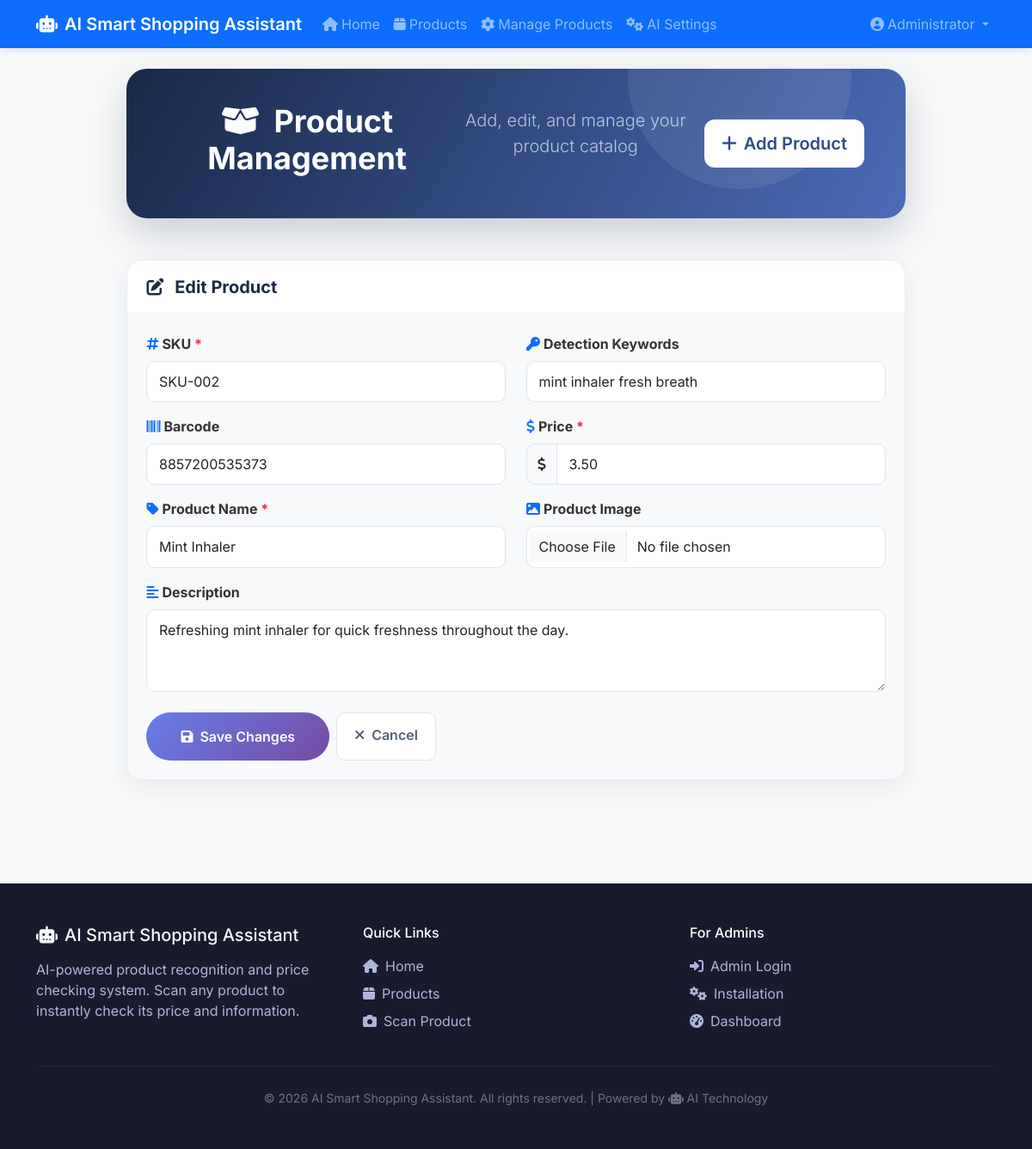
The page /admin/products.php?action=edit&id=2 (signed in) on the database its author committed.
### tables this page shows
CREATE TABLE IF NOT EXISTS products (
    id INT UNSIGNED AUTO_INCREMENT PRIMARY KEY,
    sku VARCHAR(40) NOT NULL UNIQUE,
    barcode VARCHAR(64) NULL,
    name VARCHAR(120) NOT NULL,
    detect_keywords VARCHAR(255) DEFAULT NULL,
    price DECIMAL(10,2) NOT NULL DEFAULT 0.00,
    description TEXT NULL,
    image_path VARCHAR(255) NULL,
    created_at DATETIME NOT NULL DEFAULT CURRENT_TIMESTAMP,
    updated_at DATETIME NOT NULL DEFAULT CURRENT_TIMESTAMP ON UPDATE CURRENT_TIMESTAMP,
    FULLTEXT INDEX ft_name_keywords (name, detect_keywords)
);

### includes/catalog.php (called while the page is built, shortened)
<?php
function get_product(int $id): ?array {
    $pdo = getDBConnection();
    try {
        $stmt = $pdo->prepare("SELECT * FROM products WHERE id = ? LIMIT 1");
        $stmt->execute([$id]);
        $product = $stmt->fetch();
        return $product ?: null;
    } catch (Exception $e) {
        error_log('Get product error: ' . $e->getMessage());
        return null;
    }
}

### admin/products.php (the view, shortened to what this page needs)
<?php
$action = $_GET['action'] ?? '';
$productId = (int)($_GET['id'] ?? 0);
include __DIR__ . '/includes/header.php';
$editProduct = null;
if ($action === 'edit' && $productId > 0) {
    $editProduct = get_product($productId);
}
?>
<div class="container admin-page">
    <div class="row justify-content-center">
        <div class="col-lg-10">
            <div class="hero-section text-center mb-5">
                <h1 class="display-5 fw-bold mb-3">
                    <i class="fas fa-box-open me-2"></i>
                    Product Management
                </h1>
                <p class="lead mb-4 opacity-75">
                    Add, edit, and manage your product catalog
                </p>
                <a href="?action=add" class="btn btn-scan btn-lg">
                    <i class="fas fa-plus me-2"></i>Add Product
                </a>
            </div>
            <?php if ($action === 'add' || $action === 'edit'): ?>
            <div class="feature-card mb-5">
                <div class="card-header">
                    <h5 class="mb-0">
                        <i class="fas fa-<?php echo $action === 'add' ? 'plus' : 'edit'; ?> me-2"></i>
                        <?php echo $action === 'add' ? 'Add New Product' : 'Edit Product'; ?>
                    </h5>
                </div>
                <div class="card-body">
                    <form method="POST" enctype="multipart/form-data">
                        <div class="row g-4">
                            <div class="col-md-6">
                                <div class="mb-3">
                                    <label class="form-label fw-bold"><i class="fas fa-hashtag me-1 text-primary"></i>SKU <span class="text-danger">*</span></label>
                                    <input type="text" class="form-control" name="sku"
                                           value="<?php echo htmlspecialchars($editProduct['sku'] ?? ''); ?>"
                                           required maxlength="40" pattern="[A-Za-z0-9\-]+"
                                           placeholder="e.g., SKU-001">
                                </div>
                                <div class="mb-3">
                                    <label class="form-label fw-bold"><i class="fas fa-barcode me-1 text-primary"></i>Barcode</label>
                                    <input type="text" class="form-control" name="barcode"
                                           value="<?php echo htmlspecialchars($editProduct['barcode'] ?? ''); ?>"
                                           maxlength="64" placeholder="e.g., 8857200535366">
                                </div>
                                <div class="mb-3">
                                    <label class="form-label fw-bold"><i class="fas fa-tag me-1 text-primary"></i>Product Name <span class="text-danger">*</span></label>
                                    <input type="text" class="form-control" name="name"
                                           value="<?php echo htmlspecialchars($editProduct['name'] ?? ''); ?>"
                                           required maxlength="120" placeholder="Enter product name">
                                </div>
                            </div>
                            <div class="col-md-6">
                                <div class="mb-3">
                                    <label class="form-label fw-bold"><i class="fas fa-key me-1 text-primary"></i>Detection Keywords</label>
                                    <input type="text" class="form-control" name="detect_keywords"
                                           value="<?php echo htmlspecialchars($editProduct['detect_keywords'] ?? ''); ?>"
                                           maxlength="255" placeholder="herbal, inhaler, traditional">
                                </div>
                                <div class="mb-3">
                                    <label class="form-label fw-bold"><i class="fas fa-dollar-sign me-1 text-primary"></i>Price <span class="text-danger">*</span></label>
                                    <div class="input-group">
                                        <span class="input-group-text"><i class="fas fa-dollar-sign"></i></span>
                                        <input type="number" class="form-control" name="price"
                                               value="<?php echo htmlspecialchars($editProduct['price'] ?? '0.00'); ?>"
                                               required step="0.01" min="0" placeholder="0.00">
                                    </div>
                                </div>
                                <div class="mb-3">
                                    <label class="form-label fw-bold"><i class="fas fa-image me-1 text-primary"></i>Product Image</label>
                                    <input type="file" class="form-control" name="image" accept="image/jpeg,image/png,image/webp">
                                </div>
                            </div>
                        </div>
                        <div class="mb-3">
                            <label class="form-label fw-bold"><i class="fas fa-align-left me-1 text-primary"></i>Description</label>
                            <textarea class="form-control" name="description" rows="3"
                                      maxlength="1000" placeholder="Enter product description..."><?php echo htmlspecialchars($editProduct['description'] ?? ''); ?></textarea>
                        </div>
                        <div class="d-flex gap-2 mt-4">
                            <button type="submit" name="action" value="<?php echo $action; ?>" class="btn btn-scan">
                                <i class="fas fa-save me-2"></i><?php echo $action === 'add' ? 'Add Product' : 'Save Changes'; ?>
                            </button>
                            <a href="?" class="btn btn-browse">
                                <i class="fas fa-times me-2"></i>Cancel
                            </a>
                        </div>
                    </form>
                </div>
            </div>
            <?php endif; ?>
        </div>
    </div>
</div>
<?php include __DIR__ . '/includes/footer.php'; ?>

### assets/css/app.css (style rules this page uses)
:root { --primary-gradient: linear-gradient(135deg, #667eea 0%, #764ba2 100%); --success-gradient: linear-gradient(135deg, #00c853, #00e676); --card-shadow: 0 4px 20px rgba(0,0,0,0.08); --card-hover-shadow: 0 8px 30px rgba(0,0,0,0.15); }
body { font-family: 'Inter', -apple-system, BlinkMacSystemFont, sans-serif; background-color: #f8f9fa; color: #333; }
.hero-section { padding: 3rem 1rem; background: var(--primary-gradient); border-radius: 20px; color: white; margin-bottom: 2rem; }
.hero-section h1 { color: white !important; }
.hero-section .lead { color: rgba(255,255,255,0.9) !important; }

### admin/products.php (style rules this page uses)
.hero-section { background: linear-gradient(135deg, #667eea 0%, #764ba2 100%); padding: 3rem 2rem; border-radius: 20px; color: white; margin-bottom: 2rem; box-shadow: 0 10px 40px rgba(102, 126, 234, 0.3); }
.qr-card, .feature-card { border: none; border-radius: 20px; box-shadow: 0 10px 40px rgba(0,0,0,0.1); overflow: hidden; margin-bottom: 2rem; }
.feature-card .card-header { background: linear-gradient(135deg, #667eea 0%, #764ba2 100%); color: white; border: none; padding: 1.5rem; }
.feature-card .card-body { padding: 2rem; }
.btn-scan { background: linear-gradient(135deg, #667eea 0%, #764ba2 100%); border: none; color: white; padding: 1rem 2.5rem; border-radius: 50px; font-weight: 600; transition: all 0.3s ease; }
.btn-browse { background: white; border: 2px solid white; color: #667eea; padding: 1rem 2.5rem; border-radius: 50px; font-weight: 600; transition: all 0.3s ease; }
.admin-page { max-width: 1240px; }
.admin-page .hero-section { position: relative; overflow: hidden; display: flex; align-items: center; justify-content: space-between; text-align: left; padding: 2.5rem 3rem; border-radius: 24px; background: linear-gradient(120deg, #182848, #4b6cb7); box-shadow: 0 18px 45px rgba(24, 40, 72, 0.2); }
.admin-page .hero-section::after { content: ''; position: absolute; width: 260px; height: 260px; right: 7%; top: -120px; border-radius: 50%; background: rgba(255, 255, 255, 0.08); }
.admin-page .hero-section h1, .admin-page .hero-section p { position: relative; z-index: 1; }
.admin-page .hero-section h1 { font-size: clamp(1.7rem, 3vw, 2.4rem); margin-bottom: .5rem !important; }
.admin-page .hero-section .btn-scan { position: relative; z-index: 1; background: #fff; color: #304b88; padding: .8rem 1.25rem; border-radius: 12px; white-space: nowrap; }
.admin-page .feature-card { border: 1px solid #e7ebf3; border-radius: 18px; box-shadow: 0 8px 28px rgba(25, 42, 70, .07); }
.admin-page .feature-card .card-header { background: #fff; color: #1d2b45; border-bottom: 1px solid #edf0f5; padding: 1.15rem 1.4rem; }
.admin-page .feature-card .card-header h5 { font-weight: 700; }
.admin-page .feature-card .card-body { padding: 1.4rem; }
.admin-page .form-control, .admin-page .input-group-text { border-color: #dfe5ef; border-radius: 10px; }
.admin-page .form-control { padding: .7rem .85rem; }
.admin-page .btn-browse { border: 1px solid #dfe5ef; color: #526176; background: #fff; padding: .8rem 1.25rem; border-radius: 10px; }

### rows shown on the page
products: sku "SKU-002", barcode "8857200535373", name "Mint Inhaler", detect_keywords "mint inhaler fresh breath", price "3.50", description "Refreshing mint inhaler for quick freshness throughout the day."

### other values the page prints
APP_NAME "AI Smart Shopping Assistant"
current_user()['name'] "Administrator"
